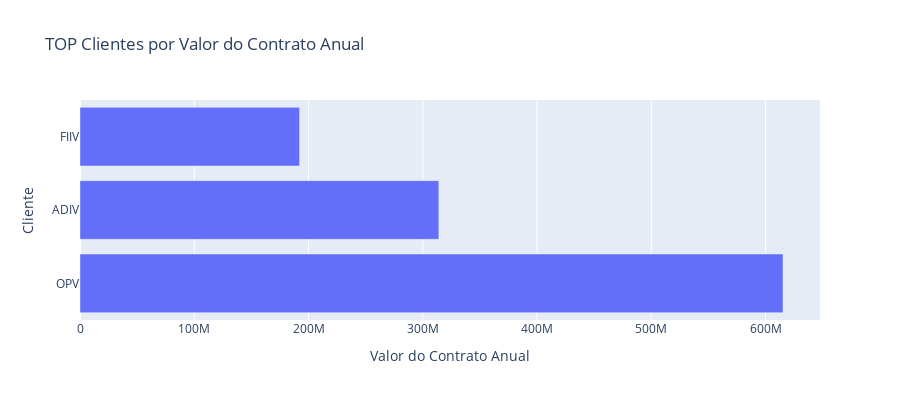

The code cell stored with this chart in its notebook:
### Markdown cell above
<p>TOP Clientes por Valor do Contrato Anual</p>

### Code cell
# Consulta SQL para selecionar os TOP clientes pelo valor do contrato anual em ordem decrescente
query_top_clients = """
    SELECT cliente, valor_contrato_anual
    FROM df_clients
    ORDER BY valor_contrato_anual DESC
    LIMIT 3
"""

# Executar a consulta SQL
df_top_clients = pysqldf(query_top_clients)

# Criar gráfico de barras horizontais
fig = px.bar(df_top_clients, x='valor_contrato_anual', y='cliente', orientation='h',
             labels={'valor_contrato_anual': 'Valor do Contrato Anual', 'cliente': 'Cliente'},
             title='TOP Clientes por Valor do Contrato Anual',
             height=400)

# Exibir a figura
fig.show()

### Figure 1 — Plotly figure (JSON) as saved in the notebook; plotly's stock layout.template omitted (floating-point values rounded to 4 significant figures)
{"data": [{"alignmentgroup": "True", "hovertemplate": "Valor do Contrato Anual=%{x}<br>Cliente=%{y}<extra></extra>", "legendgroup": "", "marker": {"color": "#636efa", "pattern": {"shape": ""}}, "name": "", "offsetgroup": "", "orientation": "h", "showlegend": false, "textposition": "auto", "type": "bar", "x": [615313104, 314089324, 192179668], "xaxis": "x", "y": ["OPV", "ADIV", "FIIV"], "yaxis": "y"}], "layout": {"barmode": "relative", "height": 400, "legend": {"tracegroupgap": 0}, "title": {"text": "TOP Clientes por Valor do Contrato Anual"}, "xaxis": {"anchor": "y", "domain": [0, 1], "title": {"text": "Valor do Contrato Anual"}}, "yaxis": {"anchor": "x", "domain": [0, 1], "title": {"text": "Cliente"}}}}
